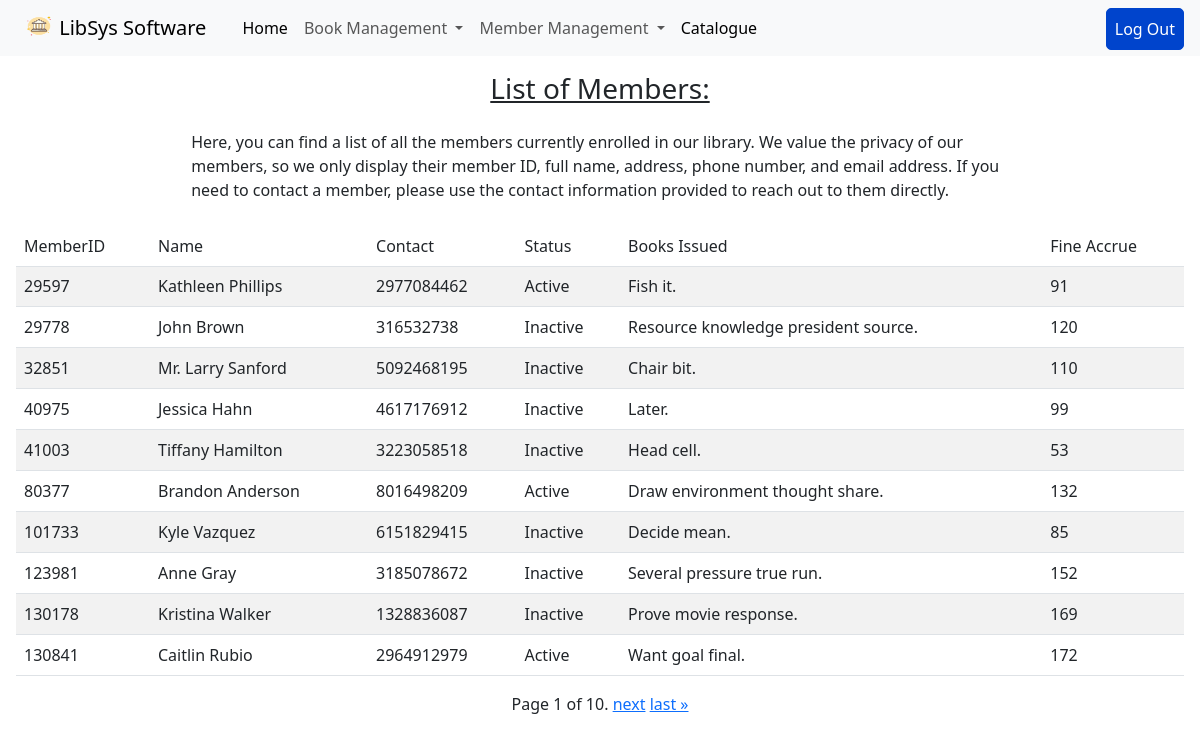
Page /listmember/ (signed in) on the committed database.
### library/models.py (models this page shows)
class Member(models.Model):
    MEMBERSHIP_STATUS_CHOICES = [
        ('Active', 'Active'),
        ('Inactive', 'Inactive'),
    ]
    member_id = models.IntegerField(primary_key=True)
    name = models.CharField(max_length=255)
    phone = models.BigIntegerField()
    membership_status = models.CharField(max_length=10, choices=MEMBERSHIP_STATUS_CHOICES)
    books_issued = models.CharField(max_length=255, blank=True)
    fine_amount = models.IntegerField(blank=True, default=0, null=True)

### library/views/customViews.py (the view)
# urls.py: path("listmember/", ListMember.as_view(), name="listMember"),
class ListMember(FormView):
    items_per_page = 10
    template_name = "memberslist.html"
    def get(self, request, *args, **kwargs):
        members = Member.objects.all()
        paginator = Paginator(members, self.items_per_page)
        current_page = request.GET.get('page')
        page_obj = paginator.get_page(current_page)
        return render(request, self.template_name, {"page_obj": page_obj})

### templates/memberslist.html (shortened to what this page needs)
{% extends 'base.html' %}
{% block content %}
{% if user.is_authenticated %}
<h3 class="main-heading">List of Members:</h3>
<div class="fillers">
   Here, you can find a list of all the members currently enrolled in our library. We value the privacy of our members, so we only display their member ID, full name, address, phone number, and email address. If you need to contact a member, please use the contact information provided to reach out to them directly.
</div>
      <div class="table-container">
         <table class="table table-striped table-hover">
            <tr><thead>
               <td>MemberID</td>
               <td>Name</td>
               <td>Contact</td>
               <td>Status</td>
               <td>Books Issued</td>
               <td>Fine Accrue</td>
            </thead></tr>
            {% for book in page_obj %}
               <tr>
                  <td>{{book.member_id}}</td>
                  <td>{{book.name}}</td>
                  <td>{{book.phone}}</td>
                  <td>{{book.membership_status}}</td>
                  <td>{{book.books_issued}}</td>
                  <td>{{book.fine_amount}}</td>
               </tr>
            {% endfor %}
         </table>
      </div>
   <div class="pagination">
       <span class="step-links">
           <span class="current-page">
               Page {{ page_obj.number }} of {{ page_obj.paginator.num_pages }}.
           </span>
           {% if page_obj.has_next %}
               <a href="?page={{ page_obj.next_page_number }}">next</a>
               <a href="?page={{ page_obj.paginator.num_pages }}">last &raquo;</a>
           {% endif %}
       </span>
   </div>
{% else %}
<div class="login-suggest">
   <p>You are not logged in</p>
   <a href="{% url 'login' %}">Login</a>
</div>
{% endif %}
{% endblock content %}

### templates/base.html (shortened to what this page needs)
{% load static %}
<!DOCTYPE html>
<html lang="en">
<head>
    <link href="https://cdn.jsdelivr.net/npm/bootstrap@5.3.0/dist/css/bootstrap.min.css" rel="stylesheet">
    <link rel="stylesheet" href="{% static 'css/style.css' %}">
</head>
<body>
    <nav class="navbar navbar-expand-lg bg-body-tertiary">
        <div class="container-fluid">
            <div class="container-fluid">
                <a class="navbar-brand" href="{% url 'Index'%}">
                  <img src="{% static 'images/favicon-100.png'%}" alt="Logo" width="30" height="24" class="d-inline-block align-text-top">
                  LibSys Software
                </a>
              </div>
          <div class="collapse navbar-collapse" id="navbarNavAltMarkup">
            <div class="navbar-nav">
              <a class="nav-link active" aria-current="page" href="{% url 'Index' %}">Home</a>
              <li class="nav-item dropdown">
                <a class="nav-link dropdown-toggle" href="#" role="button" data-bs-toggle="dropdown" aria-expanded="false">
                  Book Management
                </a>
              </li>
              <li class="nav-item dropdown">
                <a class="nav-link dropdown-toggle" href="#" role="button" data-bs-toggle="dropdown" aria-expanded="false">
                  Member Management
                </a>
              </li>
              <a class="nav-link active" aria-current="page" href="{% url 'listBooks' %}">Catalogue</a>
              {%if user.is_authenticated %}
              <a class="nav-link logout" href="{% url 'logout' %}">Log Out</a>
              {% else %}
              <a class="nav-link logout" href="{% url 'login' %}">Login</a>
              {% endif %}
            </div>
          </div>
        </div>
      </nav>
    <div class="main">
      {% block content %} {% endblock content %}
    </div>
</body>
</html>

### static/css/style.css (style rules this page uses)
* { box-sizing: border-box; }
body { width: 100vw; position: relative; }
.navbar .container-fluid { width: 100%; }
.navbar .container-fluid .container-fluid { width: fit-content; position: relative; flex-wrap: nowrap; }
@media screen and (min-width: 769px) { .navbar .container-fluid { width: 100%; flex-wrap: nowrap; } }
@media screen and (min-width: 769px) { .navbar .container-fluid .container-fluid { width: fit-content; position: relative; } }
@media screen and (min-width: 769px) { .navbar .container-fluid .logout { position: absolute; right: 1rem; border: 1px solid #0044CC; border-radius: 5px; background-color: #0044CC; color: white; } }
.main { width: 100vw; word-wrap: break-word; padding: 1rem; }
.main .table-container { overflow-y: scroll; }
.main .table-container thead { vertical-align: middle; }
.main .pagination { justify-content: center; }
.main .fillers { display: none; }
@media screen and (min-width: 769px) { .main { width: 100vw; word-wrap: break-word; padding: 1rem; } }
@media screen and (min-width: 769px) { .main .table-container { overflow-y: scroll; } }
@media screen and (min-width: 769px) { .main .fillers { display: block; padding: auto 3rem; width: 70%; margin: 1.5rem auto; } }
.main > .main-heading { text-align: center; text-decoration: underline; }
@media screen and (min-width: 769px) { .main > .main-heading { text-align: center; } }

### rows in the picture
Member: member_id "29597", name "Kathleen Phillips", phone "2977084462", membership_status "Active", books_issued "Fish it.", fine_amount "91"
Member: member_id "29778", name "John Brown", phone "316532738", membership_status "Inactive", books_issued "Resource knowledge president source.", fine_amount "120"
Member: member_id "32851", name "Mr. Larry Sanford", phone "5092468195", membership_status "Inactive", books_issued "Chair bit.", fine_amount "110"
Member: member_id "40975", name "Jessica Hahn", phone "4617176912", membership_status "Inactive", books_issued "Later.", fine_amount "99"
Member: member_id "41003", name "Tiffany Hamilton", phone "3223058518", membership_status "Inactive", books_issued "Head cell.", fine_amount "53"
Member: member_id "80377", name "Brandon Anderson", phone "8016498209", membership_status "Active", books_issued "Draw environment thought share.", fine_amount "132"
Member: member_id "101733", name "Kyle Vazquez", phone "6151829415", membership_status "Inactive", books_issued "Decide mean.", fine_amount "85"
Member: member_id "123981", name "Anne Gray", phone "3185078672", membership_status "Inactive", books_issued "Several pressure true run.", fine_amount "152"
Member: member_id "130178", name "Kristina Walker", phone "1328836087", membership_status "Inactive", books_issued "Prove movie response.", fine_amount "169"
Member: member_id "130841", name "Caitlin Rubio", phone "2964912979", membership_status "Active", books_issued "Want goal final.", fine_amount "172"

### other values in the picture
{{ page_obj.number }} "1"
{{ page_obj.paginator.num_pages }} "10"
